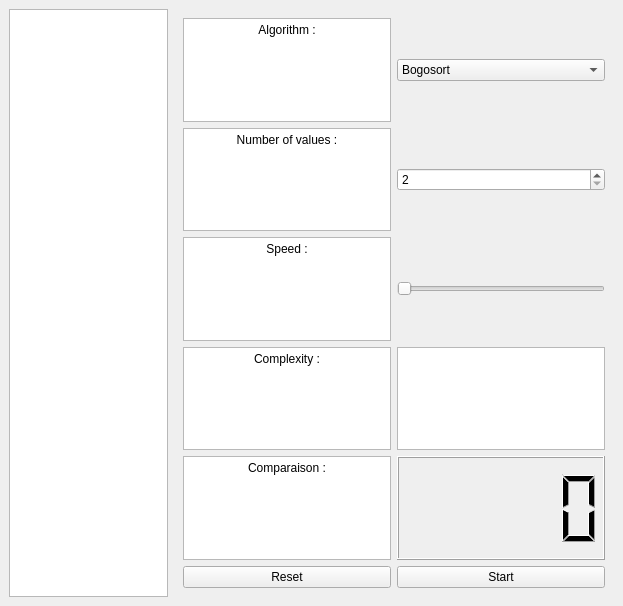
<?xml version="1.0" encoding="UTF-8"?>
<ui version="4.0">
 <class>MainWindow</class>
 <widget class="QMainWindow" name="MainWindow">
  <property name="geometry">
   <rect>
    <x>0</x>
    <y>0</y>
    <width>623</width>
    <height>606</height>
   </rect>
  </property>
  <property name="minimumSize">
   <size>
    <width>603</width>
    <height>0</height>
   </size>
  </property>
  <property name="windowTitle">
   <string>MainWindow</string>
  </property>
  <property name="documentMode">
   <bool>true</bool>
  </property>
  <widget class="QWidget" name="centralwidget">
   <layout class="QHBoxLayout" name="horizontalLayout">
    <item>
     <widget class="QGraphicsView" name="graphicsView"/>
    </item>
    <item>
     <widget class="QWidget" name="widget" native="true">
      <layout class="QVBoxLayout" name="verticalLayout">
       <item>
        <layout class="QGridLayout" name="gridLayout">
         <item row="1" column="0" colspan="2">
          <widget class="QTextBrowser" name="textBrowser_2">
           <property name="autoFillBackground">
            <bool>true</bool>
           </property>
           <property name="html">
            <string>&lt;!DOCTYPE HTML PUBLIC &quot;-//W3C//DTD HTML 4.0//EN&quot; &quot;http://www.w3.org/TR/REC-html40/strict.dtd&quot;&gt;
&lt;html&gt;&lt;head&gt;&lt;meta name=&quot;qrichtext&quot; content=&quot;1&quot; /&gt;&lt;meta charset=&quot;utf-8&quot; /&gt;&lt;style type=&quot;text/css&quot;&gt;
p, li { white-space: pre-wrap; }
hr { height: 1px; border-width: 0; }
li.unchecked::marker { content: &quot;\2610&quot;; }
li.checked::marker { content: &quot;\2612&quot;; }
&lt;/style&gt;&lt;/head&gt;&lt;body style=&quot; font-family:'Segoe UI'; font-size:9pt; font-weight:400; font-style:normal;&quot;&gt;
&lt;p align=&quot;center&quot; style=&quot; margin-top:0px; margin-bottom:0px; margin-left:0px; margin-right:0px; -qt-block-indent:0; text-indent:0px;&quot;&gt;Number of values :&lt;/p&gt;&lt;/body&gt;&lt;/html&gt;</string>
           </property>
          </widget>
         </item>
         <item row="4" column="2" colspan="2">
          <widget class="QLCDNumber" name="lcdNumber"/>
         </item>
         <item row="1" column="2" colspan="2">
          <widget class="QSpinBox" name="vBtn">
           <property name="minimum">
            <number>2</number>
           </property>
           <property name="maximum">
            <number>200</number>
           </property>
          </widget>
         </item>
         <item row="2" column="0" colspan="2">
          <widget class="QTextBrowser" name="textBrowser_3">
           <property name="autoFillBackground">
            <bool>true</bool>
           </property>
           <property name="html">
            <string>&lt;!DOCTYPE HTML PUBLIC &quot;-//W3C//DTD HTML 4.0//EN&quot; &quot;http://www.w3.org/TR/REC-html40/strict.dtd&quot;&gt;
&lt;html&gt;&lt;head&gt;&lt;meta name=&quot;qrichtext&quot; content=&quot;1&quot; /&gt;&lt;meta charset=&quot;utf-8&quot; /&gt;&lt;style type=&quot;text/css&quot;&gt;
p, li { white-space: pre-wrap; }
hr { height: 1px; border-width: 0; }
li.unchecked::marker { content: &quot;\2610&quot;; }
li.checked::marker { content: &quot;\2612&quot;; }
&lt;/style&gt;&lt;/head&gt;&lt;body style=&quot; font-family:'Segoe UI'; font-size:9pt; font-weight:400; font-style:normal;&quot;&gt;
&lt;p align=&quot;center&quot; style=&quot; margin-top:0px; margin-bottom:0px; margin-left:0px; margin-right:0px; -qt-block-indent:0; text-indent:0px;&quot;&gt;Speed :&lt;/p&gt;&lt;/body&gt;&lt;/html&gt;</string>
           </property>
          </widget>
         </item>
         <item row="3" column="2" colspan="2">
          <widget class="QTextBrowser" name="complexity">
           <property name="autoFillBackground">
            <bool>true</bool>
           </property>
           <property name="html">
            <string>&lt;!DOCTYPE HTML PUBLIC &quot;-//W3C//DTD HTML 4.0//EN&quot; &quot;http://www.w3.org/TR/REC-html40/strict.dtd&quot;&gt;
&lt;html&gt;&lt;head&gt;&lt;meta name=&quot;qrichtext&quot; content=&quot;1&quot; /&gt;&lt;meta charset=&quot;utf-8&quot; /&gt;&lt;style type=&quot;text/css&quot;&gt;
p, li { white-space: pre-wrap; }
hr { height: 1px; border-width: 0; }
li.unchecked::marker { content: &quot;\2610&quot;; }
li.checked::marker { content: &quot;\2612&quot;; }
&lt;/style&gt;&lt;/head&gt;&lt;body style=&quot; font-family:'Segoe UI'; font-size:9pt; font-weight:400; font-style:normal;&quot;&gt;
&lt;p align=&quot;center&quot; style=&quot;-qt-paragraph-type:empty; margin-top:0px; margin-bottom:0px; margin-left:0px; margin-right:0px; -qt-block-indent:0; text-indent:0px;&quot;&gt;&lt;br /&gt;&lt;/p&gt;&lt;/body&gt;&lt;/html&gt;</string>
           </property>
          </widget>
         </item>
         <item row="0" column="0" colspan="2">
          <widget class="QTextBrowser" name="textBrowser">
           <property name="autoFillBackground">
            <bool>true</bool>
           </property>
           <property name="html">
            <string>&lt;!DOCTYPE HTML PUBLIC &quot;-//W3C//DTD HTML 4.0//EN&quot; &quot;http://www.w3.org/TR/REC-html40/strict.dtd&quot;&gt;
&lt;html&gt;&lt;head&gt;&lt;meta name=&quot;qrichtext&quot; content=&quot;1&quot; /&gt;&lt;meta charset=&quot;utf-8&quot; /&gt;&lt;style type=&quot;text/css&quot;&gt;
p, li { white-space: pre-wrap; }
hr { height: 1px; border-width: 0; }
li.unchecked::marker { content: &quot;\2610&quot;; }
li.checked::marker { content: &quot;\2612&quot;; }
&lt;/style&gt;&lt;/head&gt;&lt;body style=&quot; font-family:'Segoe UI'; font-size:9pt; font-weight:400; font-style:normal;&quot;&gt;
&lt;p align=&quot;center&quot; style=&quot; margin-top:0px; margin-bottom:0px; margin-left:0px; margin-right:0px; -qt-block-indent:0; text-indent:0px;&quot;&gt;Algorithm :&lt;/p&gt;&lt;/body&gt;&lt;/html&gt;</string>
           </property>
          </widget>
         </item>
         <item row="3" column="0" colspan="2">
          <widget class="QTextBrowser" name="textBrowser_4">
           <property name="autoFillBackground">
            <bool>true</bool>
           </property>
           <property name="html">
            <string>&lt;!DOCTYPE HTML PUBLIC &quot;-//W3C//DTD HTML 4.0//EN&quot; &quot;http://www.w3.org/TR/REC-html40/strict.dtd&quot;&gt;
&lt;html&gt;&lt;head&gt;&lt;meta name=&quot;qrichtext&quot; content=&quot;1&quot; /&gt;&lt;meta charset=&quot;utf-8&quot; /&gt;&lt;style type=&quot;text/css&quot;&gt;
p, li { white-space: pre-wrap; }
hr { height: 1px; border-width: 0; }
li.unchecked::marker { content: &quot;\2610&quot;; }
li.checked::marker { content: &quot;\2612&quot;; }
&lt;/style&gt;&lt;/head&gt;&lt;body style=&quot; font-family:'Segoe UI'; font-size:9pt; font-weight:400; font-style:normal;&quot;&gt;
&lt;p align=&quot;center&quot; style=&quot; margin-top:0px; margin-bottom:0px; margin-left:0px; margin-right:0px; -qt-block-indent:0; text-indent:0px;&quot;&gt;Complexity :&lt;/p&gt;&lt;/body&gt;&lt;/html&gt;</string>
           </property>
          </widget>
         </item>
         <item row="0" column="2" colspan="2">
          <widget class="QComboBox" name="algoTxt">
           <item>
            <property name="text">
             <string>Bogosort</string>
            </property>
           </item>
           <item>
            <property name="text">
             <string>BubbleSort</string>
            </property>
           </item>
           <item>
            <property name="text">
             <string>GnomeSort</string>
            </property>
           </item>
          </widget>
         </item>
         <item row="2" column="2" colspan="2">
          <widget class="QSlider" name="horizontalSlider">
           <property name="maximum">
            <number>15</number>
           </property>
           <property name="orientation">
            <enum>Qt::Horizontal</enum>
           </property>
          </widget>
         </item>
         <item row="4" column="0" colspan="2">
          <widget class="QTextBrowser" name="nbComparaison">
           <property name="autoFillBackground">
            <bool>true</bool>
           </property>
           <property name="html">
            <string>&lt;!DOCTYPE HTML PUBLIC &quot;-//W3C//DTD HTML 4.0//EN&quot; &quot;http://www.w3.org/TR/REC-html40/strict.dtd&quot;&gt;
&lt;html&gt;&lt;head&gt;&lt;meta name=&quot;qrichtext&quot; content=&quot;1&quot; /&gt;&lt;meta charset=&quot;utf-8&quot; /&gt;&lt;style type=&quot;text/css&quot;&gt;
p, li { white-space: pre-wrap; }
hr { height: 1px; border-width: 0; }
li.unchecked::marker { content: &quot;\2610&quot;; }
li.checked::marker { content: &quot;\2612&quot;; }
&lt;/style&gt;&lt;/head&gt;&lt;body style=&quot; font-family:'Segoe UI'; font-size:9pt; font-weight:400; font-style:normal;&quot;&gt;
&lt;p align=&quot;center&quot; style=&quot; margin-top:0px; margin-bottom:0px; margin-left:0px; margin-right:0px; -qt-block-indent:0; text-indent:0px;&quot;&gt;Comparaison :&lt;/p&gt;&lt;/body&gt;&lt;/html&gt;</string>
           </property>
          </widget>
         </item>
         <item row="5" column="2" colspan="2">
          <widget class="QPushButton" name="startBtn">
           <property name="text">
            <string>Start</string>
           </property>
          </widget>
         </item>
         <item row="5" column="0" colspan="2">
          <widget class="QPushButton" name="resetBtn">
           <property name="text">
            <string>Reset</string>
           </property>
          </widget>
         </item>
        </layout>
       </item>
      </layout>
     </widget>
    </item>
   </layout>
  </widget>
  <action name="actionExit">
   <property name="text">
    <string>Exit</string>
   </property>
  </action>
 </widget>
 <resources/>
 <connections/>
</ui>
